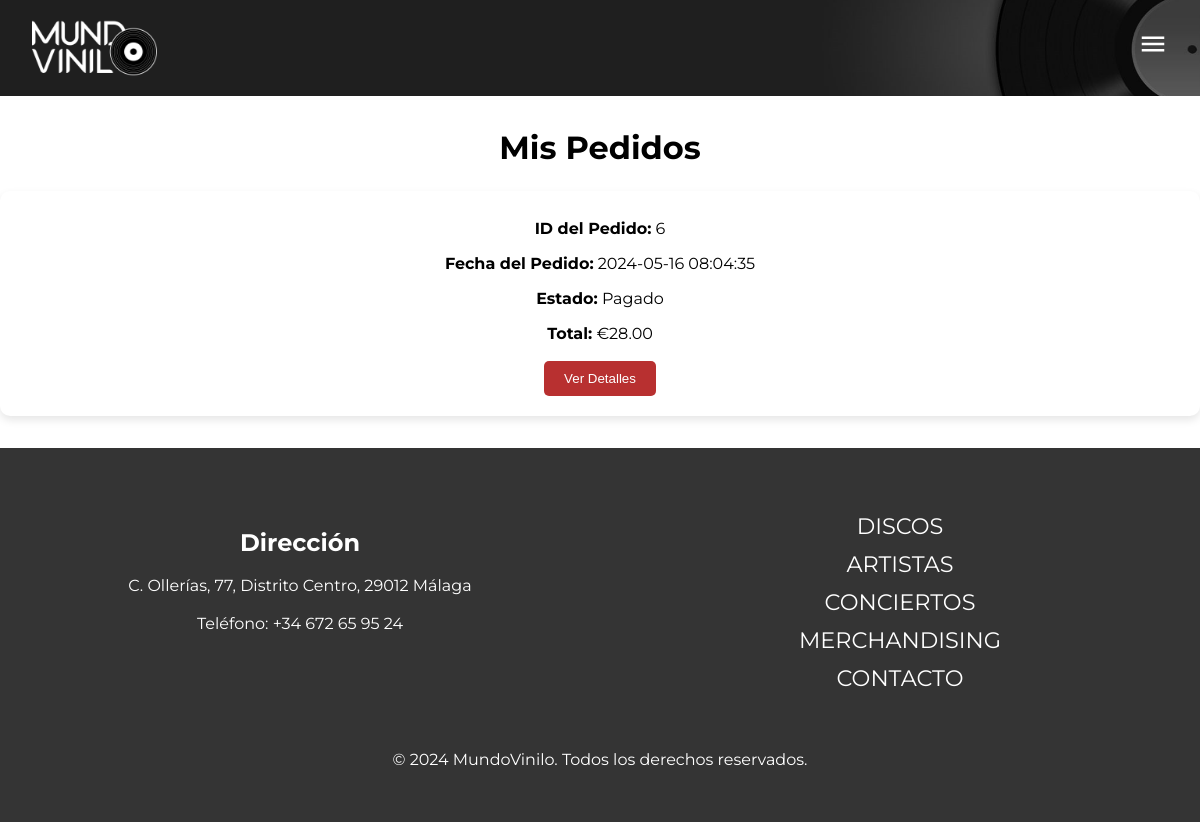
Page /PHP/verPedidos.php (signed in) on the committed database.
### tables this page shows
CREATE TABLE `pedidos` (
  `id_pedido` int(11) NOT NULL,
  `id_usuario` int(11) NOT NULL,
  `fecha` timestamp NOT NULL DEFAULT current_timestamp(),
  `estado` varchar(50) NOT NULL,
  `total` decimal(10,2) NOT NULL
);

### PHP/verPedidos.php (the view, shortened to what this page needs)
<!DOCTYPE html>
<html lang="es">
<head>
    <link rel="stylesheet" href="../CSS/Reset.css">
    <link rel="stylesheet" href="../CSS/MisPedidos.css">
</head>
<body>
    <header>
        <?php require('Header.php'); ?>
    </header>
    <main>
        <h1>Mis Pedidos</h1>
        <div class="contenedor-pedidos">
            <?php
            if (isset($_SESSION['user_id'])) {
                $user_id = $_SESSION['user_id'];
                require('../../Mi-Proyecto/PHP/conexionBDD.php');
                $sql = "SELECT * FROM pedidos WHERE id_usuario = ?";
                $stmt = $conexion->prepare($sql);
                $stmt->bind_param("i", $user_id);
                $stmt->execute();
                $result = $stmt->get_result();
                if ($result->num_rows > 0) {
                    while ($row = $result->fetch_assoc()) {
                        echo "<div class='pedido'>";
                        echo "<p><strong>ID del Pedido:</strong> " . $row['id_pedido'] . "</p>";
                        echo "<p><strong>Fecha del Pedido:</strong> " . $row['fecha'] . "</p>";
                        echo "<p><strong>Estado:</strong> " . $row['estado'] . "</p>";
                        echo "<p><strong>Total:</strong> €" . $row['total'] . "</p>";
                        echo "<form action='../PHP/detallesPedido.php' method='GET'>";
                        echo "<button type='submit' class='boton-detalles'>Ver Detalles</button>";
                        echo "</form>";
                        echo "</div>";
                    }
                } else {
                    echo "<div class='realizar-pedidos'>";
                    echo "<p>Puedes realizar tu primer pedido pinchando <strong><a href='../PHP/Discos.php' class='aqui-enlace'>aquí</a></strong></p>";
                    echo "</div>";
                }
            } else {
                echo "<p class='Debes-iniciar-sesion'>Debes iniciar sesión para ver tus pedidos.</p>";
            }
            ?>
        </div>
        <ul>
            <li id="Menu" onclick="showSidebar()"><a href="#"><svg xmlns="http://www.w3.org/2000/svg" height="24" viewBox="0 -960 960 960" width="24">
                        <path d="M120-240v-80h720v80H120Zm0-200v-80h720v80H120Zm0-200v-80h720v80H120Z" />
                    </svg></a></li>
        </ul>
    </main>
    <footer>
        <?php require('footer.php'); ?>
    </footer>
</body>
</html>

### CSS/MisPedidos.css (style rules this page uses)
.pedido { display: flex; flex-direction: column; align-items: center; padding: 20px; margin-bottom: 1em; background-color: #fff; border-radius: 10px; box-shadow: 0 4px 8px rgba(0, 0, 0, 0.1); transition: transform 0.3s, box-shadow 0.3s; }
.pedido:last-child { margin-bottom: 0; }
.boton-detalles { display: inline-block; margin-top: 10px; padding: 10px 20px; color: #fff; background-color: #b83030; text-decoration: none; border-radius: 5px; transition: background-color 0.3s; border: none; cursor: pointer; }
main h1 { text-align: center; color: #000; margin-bottom: 1.5rem; margin-top: 2rem; }
.contenedor-pedidos { display: flex; flex-direction: column; gap: 1.5em; }
.pedido p { margin: 0.5em 0; }

### CSS/Index.css (style rules this page uses)
footer { background-color: rgba(0, 0, 0, 0.795); color: white; height: auto; min-height: 20vh; padding: 3rem 0; margin: 2rem 0 0 0; }

### CSS/@Media.css (style rules this page uses)
@media (min-width: 1200px) { #Menu { display: none; } }
@media (max-width: 1200px) { #Menu { display: block; position: absolute; top: 1.8rem; right: 2rem; opacity: 1; } }
@media (max-width: 1200px) { #Menu svg { height: 30px; width: 30px; } }

### CSS/IndexPHP.css (style rules this page uses)
* { margin: 0; padding: 0; }
a { text-decoration: none; color: rgb(253, 253, 253); height: fit-content; }
h1 { text-align: center; margin-bottom: 20px; }

### rows in the picture
pedidos: id_pedido "6", fecha "2024-05-16 08:04:35", estado "Pagado", total "28.00"
